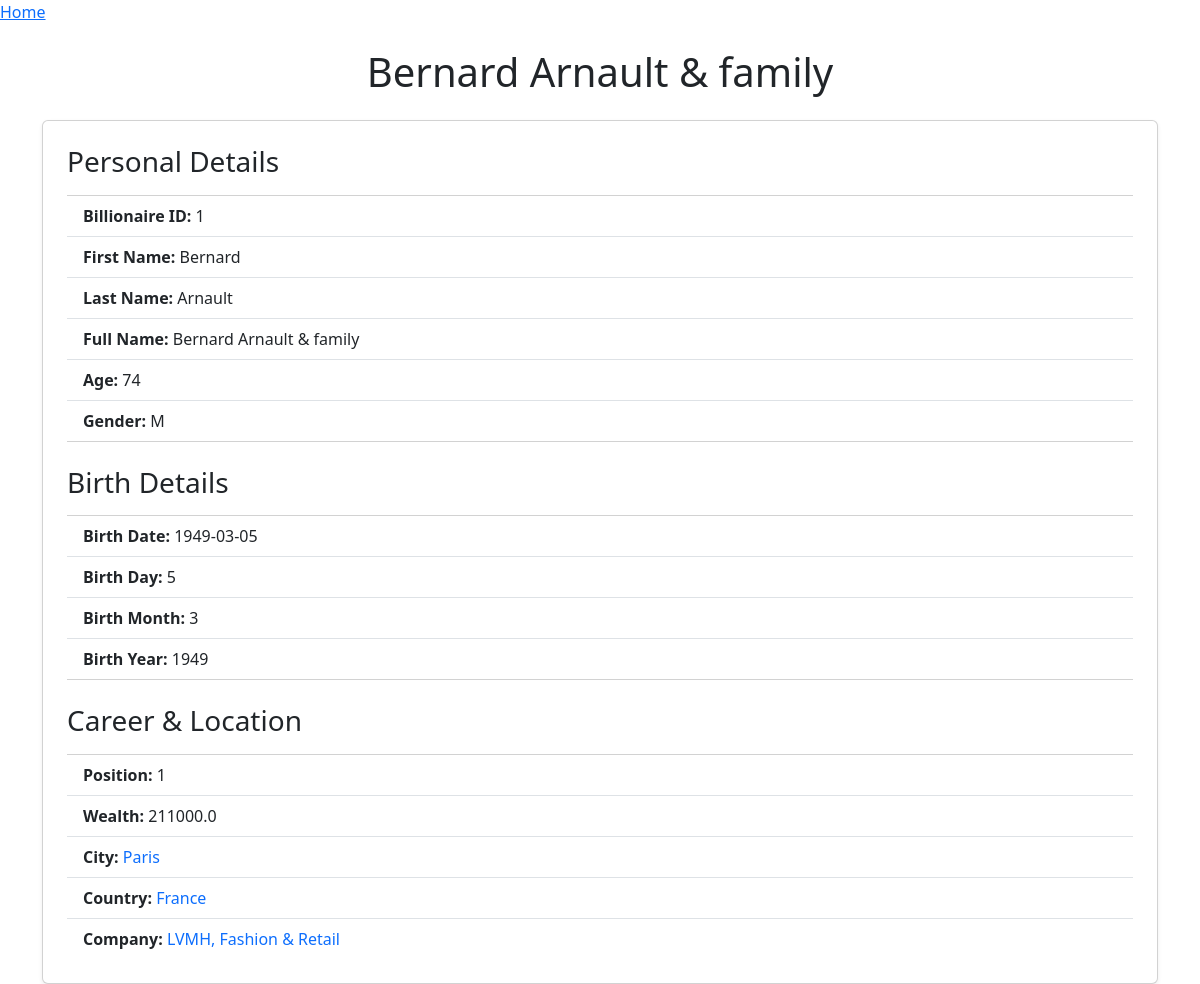
The app's page /billionaires/1/, older data.
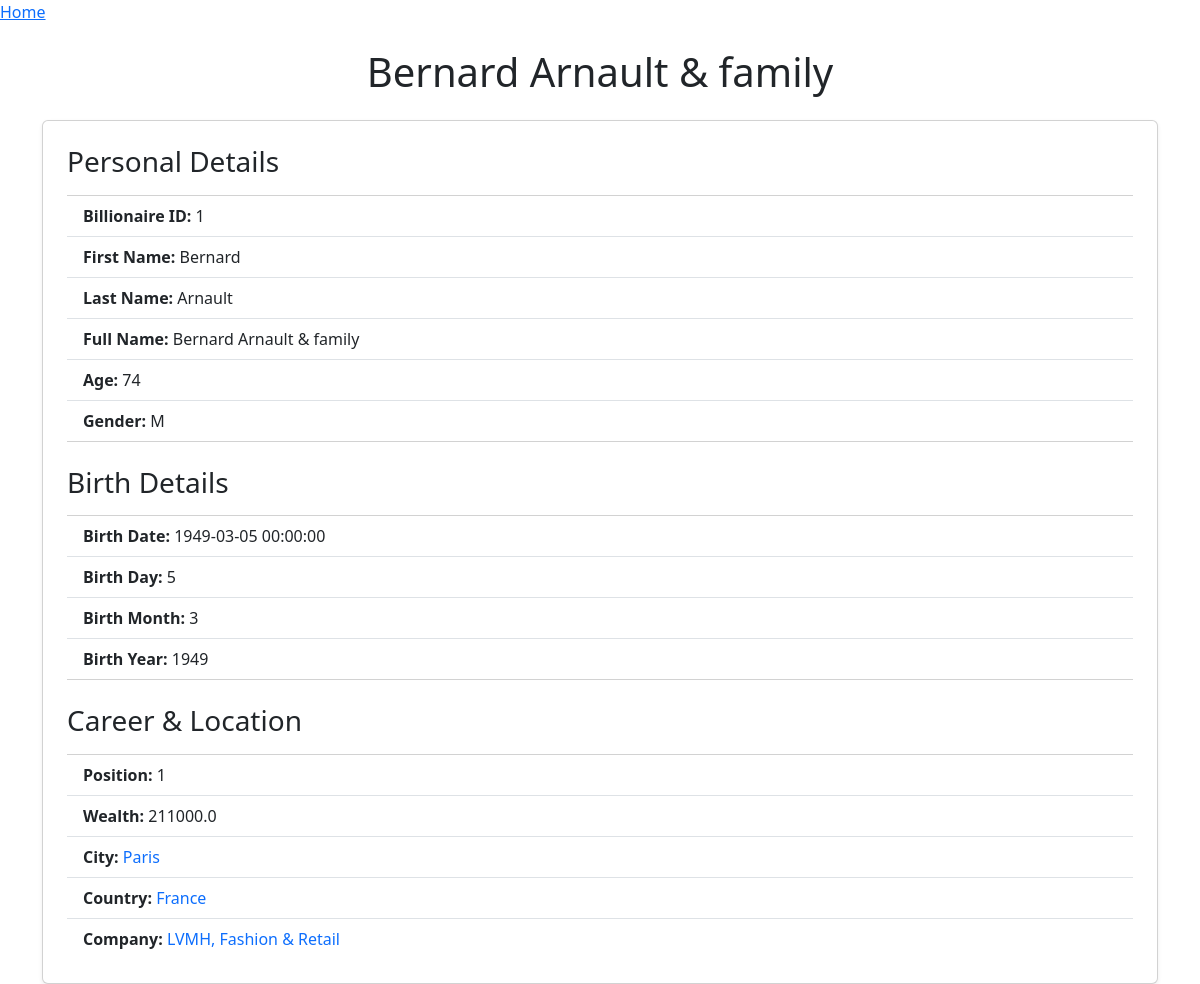
The same page, newer data.
### tables this page shows
CREATE TABLE Billionaires (billionaire_id INTEGER PRIMARY KEY, firstname TEXT NOT NULL, lastname TEXT NOT NULL, fullname TEXT NOT NULL, age INTEGER, gender TEXT CHECK (gender IN ('M', 'F')), birth_date DATE, birth_day INTEGER, birth_month INTEGER, birth_year INTEGER, position TEXT, wealth REAL, city_id INTEGER NOT NULL, country_id INTEGER NOT NULL, FOREIGN KEY (city_id) REFERENCES Cities (city_id), FOREIGN KEY (country_id) REFERENCES Country (country_id));

CREATE TABLE Cities (city_id INTEGER PRIMARY KEY, city_of_residence TEXT NOT NULL, state_id INTEGER, country_id INTEGER NOT NULL, FOREIGN KEY (country_id) REFERENCES Country (country_id), FOREIGN KEY (state_id) REFERENCES States (state_id));

CREATE TABLE Countries (
    country_id INTEGER PRIMARY KEY,
    country_of_residence TEXT NOT NULL,
    continent_id INTEGER,
    country_latitude REAL,
    country_longitude REAL,
    country_pop INTEGER,
    life_exp REAL,
    cpi_country REAL,
    cpi_change REAL,
    gdp_country REAL,
    g_primary REAL,
    g_tertiary REAL,
    tax_revenue REAL,
    tax_rate REAL,
    FOREIGN KEY (continent_id) REFERENCES Continents (continent_id)
);

CREATE TABLE Companies (
    company_id INTEGER PRIMARY KEY,
    resource TEXT,
    industry TEXT
);

### app.py (the view)
@APP.route('/billionaires/<int:id>/')
def get_billionaire(id):
  billionaire = execute(
      '''
      SELECT b.billionaire_id, b.firstname, b.lastname, b.fullname, b.age, b.gender, b.birth_date, b.birth_day, b.birth_month, b.birth_year, b.position, b.wealth, b.city_id, c.city_of_residence, b.country_id, c1.country_of_residence, com.company_id, com.resource, com.industry
      FROM Billionaires b
      JOIN Cities c on b.city_id = c.city_id
      JOIN Countries c1 on b.country_id = c1.country_id
      JOIN Billionaire_Companies bc on bc.billionaire_id = b.billionaire_id
      JOIN Companies com on com.company_id = bc.company_id
      WHERE b.billionaire_id = ?
      ''', [id]).fetchone()
  if billionaire is None:
     abort(404, 'Billionaire_id {} does not exist.'.format(id))
  return render_template('billionaire.html',
           billionaire=billionaire)

### app.py (called while the page is built)
def execute(sql,args=None):
  global DB
  sql = re.sub('\s+',' ', sql)
  logging.info('SQL: {} Args: {}'.format(sql,args))
  if args:
    return DB['cursor'].execute(sql, args)
  return DB['cursor'].execute(sql)

### templates/billionaire.html
{% extends 'base.html' %}
{% block content %}
<div class="container mt-4">
    <h1 class="text-center mb-4">{{ billionaire.fullname }}</h1>
    <div class="card shadow-sm p-4">
        <h3 class="mb-3">Personal Details</h3>
        <ul class="list-group list-group-flush">
            <li class="list-group-item"><strong>Billionaire ID:</strong> {{ billionaire.billionaire_id }}</li>
            <li class="list-group-item"><strong>First Name:</strong> {{ billionaire.firstname }}</li>
            <li class="list-group-item"><strong>Last Name:</strong> {{ billionaire.lastname }}</li>
            <li class="list-group-item"><strong>Full Name:</strong> {{ billionaire.fullname }}</li>
            <li class="list-group-item"><strong>Age:</strong> {{ billionaire.age }}</li>
            <li class="list-group-item"><strong>Gender:</strong> {{ billionaire.gender }}</li>
        </ul>
        <h3 class="mt-4 mb-3">Birth Details</h3>
        <ul class="list-group list-group-flush">
            <li class="list-group-item"><strong>Birth Date:</strong> {{ billionaire.birth_date }}</li>
            <li class="list-group-item"><strong>Birth Day:</strong> {{ billionaire.birth_day }}</li>
            <li class="list-group-item"><strong>Birth Month:</strong> {{ billionaire.birth_month }}</li>
            <li class="list-group-item"><strong>Birth Year:</strong> {{ billionaire.birth_year }}</li>
        </ul>
        <h3 class="mt-4 mb-3">Career & Location</h3>
        <ul class="list-group list-group-flush">
            <li class="list-group-item"><strong>Position:</strong> {{ billionaire.position }}</li>
            <li class="list-group-item"><strong>Wealth:</strong> {{ billionaire.wealth }}</li>
            <li class="list-group-item">
                <strong>City:</strong>
                <a href="/cities/{{ billionaire.city_id }}" class="text-decoration-none">
                    {{ billionaire.city_of_residence }}
                </a>
            </li>
            <li class="list-group-item">
                <strong>Country:</strong>
                <a href="/countries/{{ billionaire.country_id }}" class="text-decoration-none">
                    {{ billionaire.country_of_residence }}
                </a>
            </li>
            <li class="list-group-item">
                <strong>Company:</strong>
                <a href="/companies/{{ billionaire.company_id }}" class="text-decoration-none">
                    {{ billionaire.resource }}, {{ billionaire.industry }}
                </a>
            </li>
        </ul>
    </div>
</div>
{% endblock %}

### templates/base.html (shortened to what this page needs)
<!doctype html>
<head>
  <link href="https://cdn.jsdelivr.net/npm/bootstrap@5.3.0-alpha3/dist/css/bootstrap.min.css" rel="stylesheet">
</head>
<nav>
  <a href="/">Home</a>
</nav>
<section class="content">
  {% block content %}{% endblock %}
</section>

Row changes from the older to the newer data that the page shows:
changed Billionaires "Bernard Arnault & family": birth_date "1949-03-05" → "1949-03-05 00:00:00"
